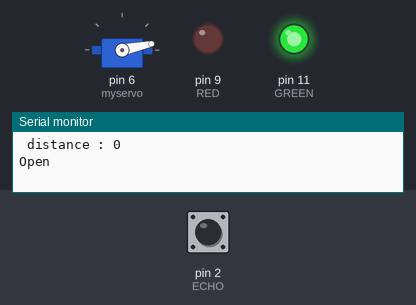
This sketch was run on a simulated Arduino Uno, built with avr-gcc and run on an emulated ATmega328P. On the bench: servo, output pins drawn as LEDs (lit = HIGH), the last lines printed to the serial monitor. The inputs (shaded band) are chosen by the test bench; at power-on: pin 2 (ECHO) LOW.

Above: at 1.2 s.
1.3 s: pin 2 (ECHO) pulsed HIGH 5 times (0.12 s each, 0.3 s apart)
At 3.4 s:
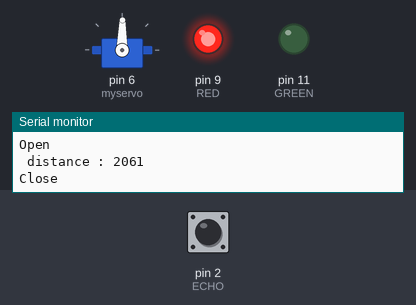
At 5.7 s:
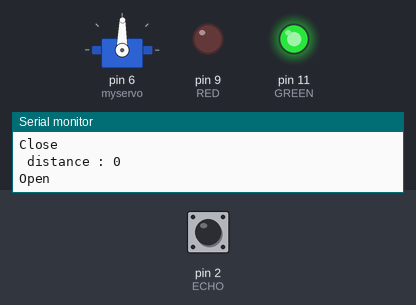
Timing chart, 0 to 10.3 s (numbered marks = the images above; inputs shaded):
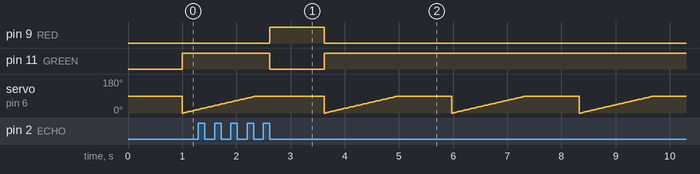

Measured:
- after the input at 1.3 s, pin 9 (RED): LOW → HIGH after 1.3 s, → LOW 1.0 s later; pin 11 (GREEN): HIGH → LOW after 1.3 s, → HIGH 1.0 s later
- by itself, servo on pin 6 (myservo): ramps from 0° to 89° and jumps back, once every 2.4 s

The sketch:

Servo_Motor_Auto_Gate.ino
```cpp
#include <Servo.h>
#define TRIG 3
#define ECHO 2
#define RED 9
#define GREEN 11

Servo myservo;
int pos = 0 ; //angle
String status;
void setup() {
  myservo.attach(6);
  pinMode(RED, OUTPUT);
  pinMode(GREEN, OUTPUT);
  Serial.begin(9600);
}

void loop() {
    Ultra_Trigger();
    long distance = pulseIn(ECHO, HIGH) / 58.2;
    Serial.println(String(" distance : ") + distance);
    if(distance < 30){
      gate_open();
    }else{
      gate_close();
    }
}

void gate_open(){
  Serial.println(String("Open"));
  digitalWrite(GREEN,HIGH);
  digitalWrite(RED,LOW);
  if(pos != 90){
    for(int i = 0 ; i < 90 ; i++){
      pos = i;
      myservo.write(pos);
      delay(15);
    }
  }
}

void gate_close(){
  Serial.println(String("Close"));
  digitalWrite(RED,HIGH);
  digitalWrite(GREEN,LOW);
  if(pos != 0){
    for(int i = 90 ; i <= 0 ; i--){
    pos = i;
    myservo.write(pos);
    delay(15);
    }
  }
}

void Ultra_Trigger(){
  digitalWrite(TRIG, LOW);
  delayMicroseconds(2);
  digitalWrite(TRIG, HIGH);
  delayMicroseconds(2);
  digitalWrite(TRIG, LOW);
}
```
